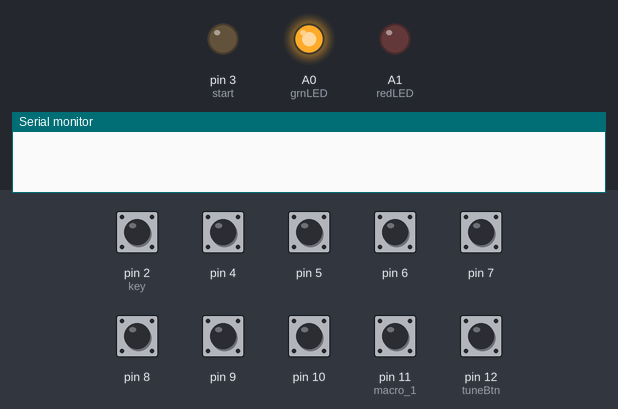
A sketch run on a simulated Arduino Uno, built with avr-gcc and run on an emulated ATmega328P. Parts: output pins drawn as LEDs (lit = HIGH), the last lines printed to the serial monitor. Inputs (shaded band) come from the test bench; at power-on: pin 4–10, pin 11 (macro_1), pin 12 (tuneBtn) HIGH, pin 2 (key) LOW.

Above: at 1.2 s.
1.3 s: pin 12 (tuneBtn) pulled LOW for 0.15 s
At 4.3 s:
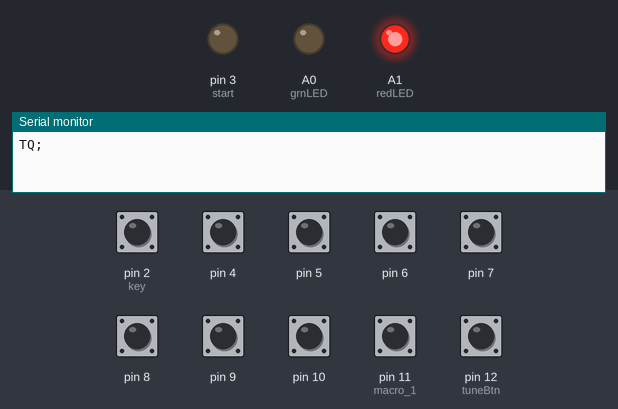
4.4 s: pin 12 (tuneBtn) pulled LOW for 1 s
At 6.2 s:
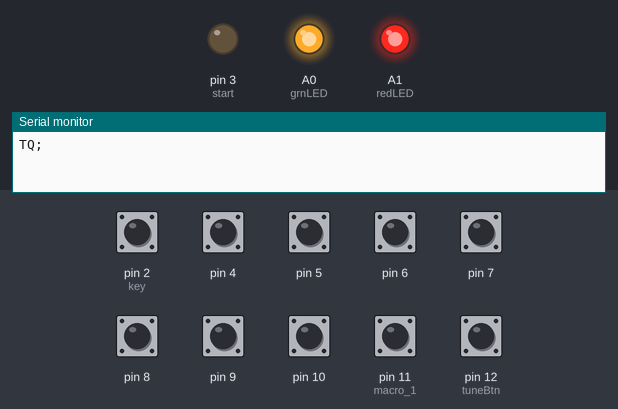
6.9 s: pin 12 (tuneBtn) pulled LOW for 0.15 s
At 8.0 s:
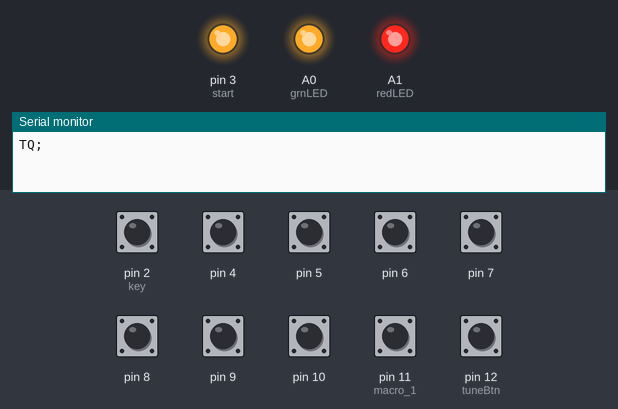
Timing chart, 0 to 11.2 s (numbered marks = the images above; inputs shaded):
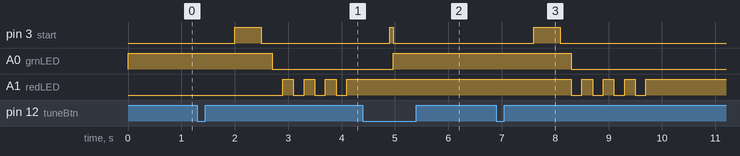

Measured:
- after the input at 1.3 s, pin 3 (start): LOW → HIGH after 0.70 s, → LOW 0.50 s later; A0 (grnLED): HIGH → LOW after 1.4 s; A1 (redLED): alternates HIGH for 0.20 s and LOW for 0.20 s, starting after 1.6 s
- after the input at 4.4 s, pin 3 (start): LOW → HIGH after 0.50 s, → LOW 0.07 s later; A0 (grnLED): LOW → HIGH after 0.57 s
- after the input at 6.9 s, pin 3 (start): LOW → HIGH after 0.70 s, → LOW 0.50 s later; A0 (grnLED): HIGH → LOW after 1.4 s; A1 (redLED): alternates HIGH for 0.20 s and LOW for 0.20 s, 8 changes in all, then stays HIGH, starting after 1.4 s

The sketch:

K3_Tuner_Experiment_SMT.ino
```cpp
// (licence header left out)
int holdTime = 500;
String holdCommand1 = "FA00003560000;";
String holdCommand2 = "FA00007040000;";
String holdCommand3 = "FA00010106000;";
String holdCommand4 = "FA00014060000;";
String holdCommand5 = "FA00018096000;";
String holdCommand6 = "FA00021060000;";
String holdCommand7 = "FA00001810000;";
String holdCommand8 = "FA00028060000;";
String message;
char inByte = ' ';

int tuneBtn = 12;
int macroBtn = 0;
int start = 3;
int key = 2;
int grnLED = A0;
int redLED = A1;
int serialSwitch = A2;

int tuneStatus;
int lightStatus;

int tuneBtnState = 0;
int macroBtnState = 0;
int i;

unsigned long timestamp = 0;

void setup()
{
  Serial.begin(19200);
  pinMode(tuneBtn, INPUT_PULLUP); // Button that activates the tune code
  pinMode(11, INPUT_PULLUP); // macro 1 ...
  pinMode(10, INPUT_PULLUP);
  pinMode(9, INPUT_PULLUP);
  pinMode(8, INPUT_PULLUP);
  pinMode(7, INPUT_PULLUP);
  pinMode(6, INPUT_PULLUP);
  pinMode(5, INPUT_PULLUP);
  pinMode(4, INPUT_PULLUP); // ... through macro 8
  pinMode(start, OUTPUT); //Start line (white wire from tuner)
  pinMode(grnLED, OUTPUT); //Green half of bi color LED
  pinMode(redLED, OUTPUT); //Red half of bi color LED
  pinMode(key, INPUT); //Key line (Green from tuner)
  digitalWrite(serialSwitch, LOW);
  digitalWrite(redLED, LOW);
  digitalWrite(grnLED, HIGH);
}

void loop() // Main loop
{
  tuneBtnState = digitalRead(tuneBtn); // Read tune button
  if (tuneBtnState == LOW) //With internal pullups, LOW means the button has been pressed
  {
   delay(holdTime);
   tuneBtnState = digitalRead(tuneBtn);
   if (tuneBtnState == LOW)
   {
    digitalWrite(start, HIGH);
    delay(70);
    digitalWrite(start, LOW);
    lightStatus = 2;
   }
   else
   {
    delay(100);
    digitalWrite(serialSwitch, HIGH); //Set the serial line to arduino via the ADG419 analog switches
    delay(100);
    digitalWrite(start, HIGH);
    timestamp = millis();
    while (1 > 0)
    {
     if (millis() - timestamp >= 500)
     {
      digitalWrite(start, LOW);
      lightStatus = 0;
      goto tuneEnd;  // Key line timed out. Check that the tuner is plugged in and try again.
     }
     if (digitalRead(key) == HIGH) // Wait for key line to go high, indicating that the Rig should start Txing
     {
      digitalWrite(start, LOW); //KEY is high, turn off START
      break;
     }
    }

    // No errors so far, KEY was detected, start tuning operation

    Serial.print("SWH16;"); //Enter tune mode, start TXing
    while(1 > 0)
    {
      if (digitalRead(key) == LOW) // Wait for KEY to go LOW
      {
        delay(120); // Wait 120ms
        if (digitalRead(key) == HIGH) // If after 120ms the KEY line is back HIGH again, a pulse has occoured (Bad tune status)
        {
        lightStatus = 0;

         break;
        }
        else
        {
         lightStatus = 1;

         break;
        }
      }
    }

    tuneEnd: // Tuning has finished, or an error has occoured causing a jump to this line. Clear serial buffer and query the K3 as to if it is TXing still or not.

    while (Serial.available() > 0) // The folowing code clears the Arduino's serial buffer so that, in the event a user calls an unprogrammed (empty) macro, the ";" character(s)
    {                             // returned by the empty macro call are erased, as to ensure that the next command sent to the K3 returns a valid response.
     inByte = Serial.read();
    }

    Serial.print("TQ;"); // Transmit query command
    message = "";
    timestamp = millis(); // Store the current time in a variable called timestamp
    while (1 > 0)
    {
     if (Serial.available() > 0) // If serial is available
     {
      inByte = Serial.read(); // Read one byte of it into inByte
      message += inByte; // Add inByte to message
     }
      if (message == "TQ1;") // If the K3 is still TXing (As it should be), tell it to stop and leave the loop.
      {
       Serial.print("SWT16;"); // Press the TX button (toggle on/off)
       lightStatus = 1;
       break;
      }
      if (message == "TQ0;") // If the K3 is not TXing, since I have not told it to stop yet, there must be an error. Turn on the RED (Error) led. (See next comment)
      {
       //lightStatus = 0; // Add in these two lines if you want the RED led come on.
       //light();
       break;
      }
      if (millis() - timestamp >= 200) // If timestamp - the current time >= 200ms
      {
       lightStatus = 0; // There was no response from the  k3, so turn on the error LED
       break;
      }

    }

   }
    light();
    delay(100);
    digitalWrite(serialSwitch, LOW); // switch off switch
    while (tuneBtnState == LOW)
    {
     tuneBtnState = digitalRead(tuneBtn);
     delay(5);
    }
   }


   // Read macro buttons one after another in this FOR loop. Call macroFunction() if one is high to handle it.
   for (macroBtn = 4; macroBtn < 12; macroBtn += 1)
   {
    macroBtnState = digitalRead(macroBtn);
    if (macroBtnState == LOW)
    {
      macroFunction();
    }
   }
}

void macroFunction()
{
  delay(holdTime);
  macroBtnState = digitalRead(macroBtn);
  digitalWrite(serialSwitch, HIGH);

  if (macroBtnState == HIGH)
  {
   switch (macroBtn)
   {
     case 4:
      Serial.print(holdCommand8);
      break;
     case 5:
      Serial.print(holdCommand7);
      break;
     case 6:
      Serial.print(holdCommand6);
      break;
     case 7:
      Serial.print(holdCommand5);
      break;
     case 8:
      Serial.print(holdCommand4);
      break;
     case 9:
      Serial.print(holdCommand3);
      break;
     case 10:
      Serial.print(holdCommand2);
      break;
     case 11:
      Serial.print(holdCommand1);
      break;
   }
  }
  else
  {
   switch (macroBtn)
   {
     case 4:
      Serial.print("SWH39;");
      break;
     case 5:
      Serial.print("SWH35;");
      break;
     case 6:
      Serial.print("SWH31;");
      break;
     case 7:
      Serial.print("SWH21;");
      break;
     case 8:
      Serial.print("SWT39;");
      break;
     case 9:
      Serial.print("SWT35;");
      break;
     case 10:
      Serial.print("SWT31;");
      break;
     case 11:
      Serial.print("SWT21;");
      break;
   }
  }
  delay(100);
  digitalWrite(serialSwitch, LOW); // switch off switch
  while (macroBtnState == LOW)
  {
   macroBtnState = digitalRead(macroBtn);
   delay(5);
  }
}

void light() // Function that changes the LED's color according to the contents of the "lightStatus" variable
{
 switch(lightStatus)
 {
   case 0: // 0 = red (Error/bad tune)
    digitalWrite(grnLED, LOW);
    digitalWrite(redLED, HIGH);
    i = 0;
    while (i < 4)
    {
    digitalWrite(redLED, LOW);
    delay(200);
    digitalWrite(redLED, HIGH);
    delay(200);
    i+=1;
    }
    break;
   case 1: // 1 = green (No errors/good tune)
    digitalWrite(redLED, LOW);
    digitalWrite(grnLED, HIGH);
    break;
   case 2: // 2 = orange (tuner out of circuit; "Un-tune")
    digitalWrite(redLED, HIGH);
    digitalWrite(grnLED, HIGH);
    break;
 }
}
```
